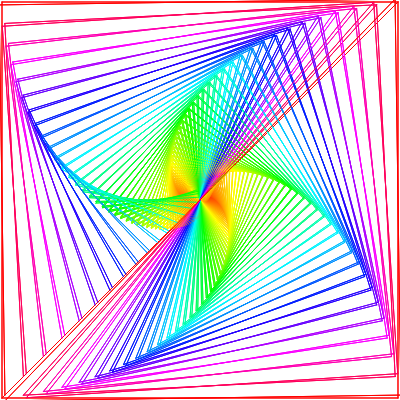
Frame 1 (no input)
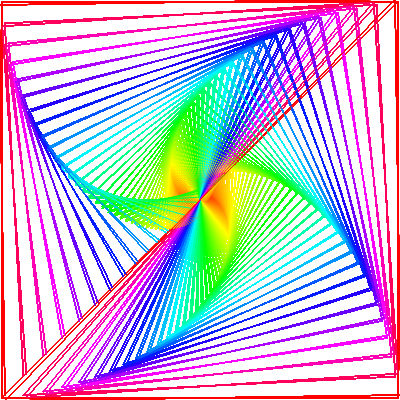
Frame 60 (no input)
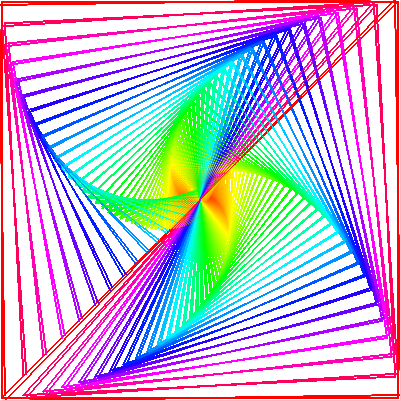
Frame 120 (the mouse pressed at the canvas centre since frame 60)

The p5.js sketch that drew these frames (run headless with seeded random() and noise() and a simulated clock; from frame 60 on, the mouse is pressed at the canvas centre):

// p5.js sketch
// ── sketch.js
const CANVAS_WIDTH = 400;
const CANVAS_HEIGHT = 400;

function setup() {
    createCanvas(CANVAS_WIDTH, CANVAS_HEIGHT);

    background(255);
}

function draw() {
    colorMode(HSB, 360, 100, 100);

    let a = width / 2;
    let b = height / 2;

    for (let i = 0; i < 2; i++) {
        let r = height * 0.7;
        let rMax = r;

        for (let w = Math.PI / 4; w <= 3.6; w += 0.05) {
            let hueValue = map(r, 0, rMax, 0, 360);
            stroke(hueValue, 100, 100);

            let x = r * Math.cos(w);
            let y = r * Math.sin(w);

            line(a + x, b - y, a - y, b - x);
            line(a - y, b - x, a - x, b + x);
            line(a - x, b + y, a + x, b - y);
            line(a - x, b + y, a + y, b + x);
            line(a + y, b + x, a + x, b - y);

            r *= 0.94;
        }

        r /= 0.94;

        for (let w = 3.6; w >= Math.PI / 4; w -= 0.05) {
            let hueValue = map(r, 0, rMax, 0, 360);
            stroke(hueValue, 100, 100);

            let x = r * Math.cos(w);
            let y = r * Math.sin(w);

            line(a + x, b - y, a - y, b - x);
            line(a - y, b - x, a - x, b + x);
            line(a - x, b + y, a + x, b - y);
            line(a - x, b + y, a + y, b + x);
            line(a + y, b + x, a + x, b - y);

            r /= 0.94;
        }
    }
}
